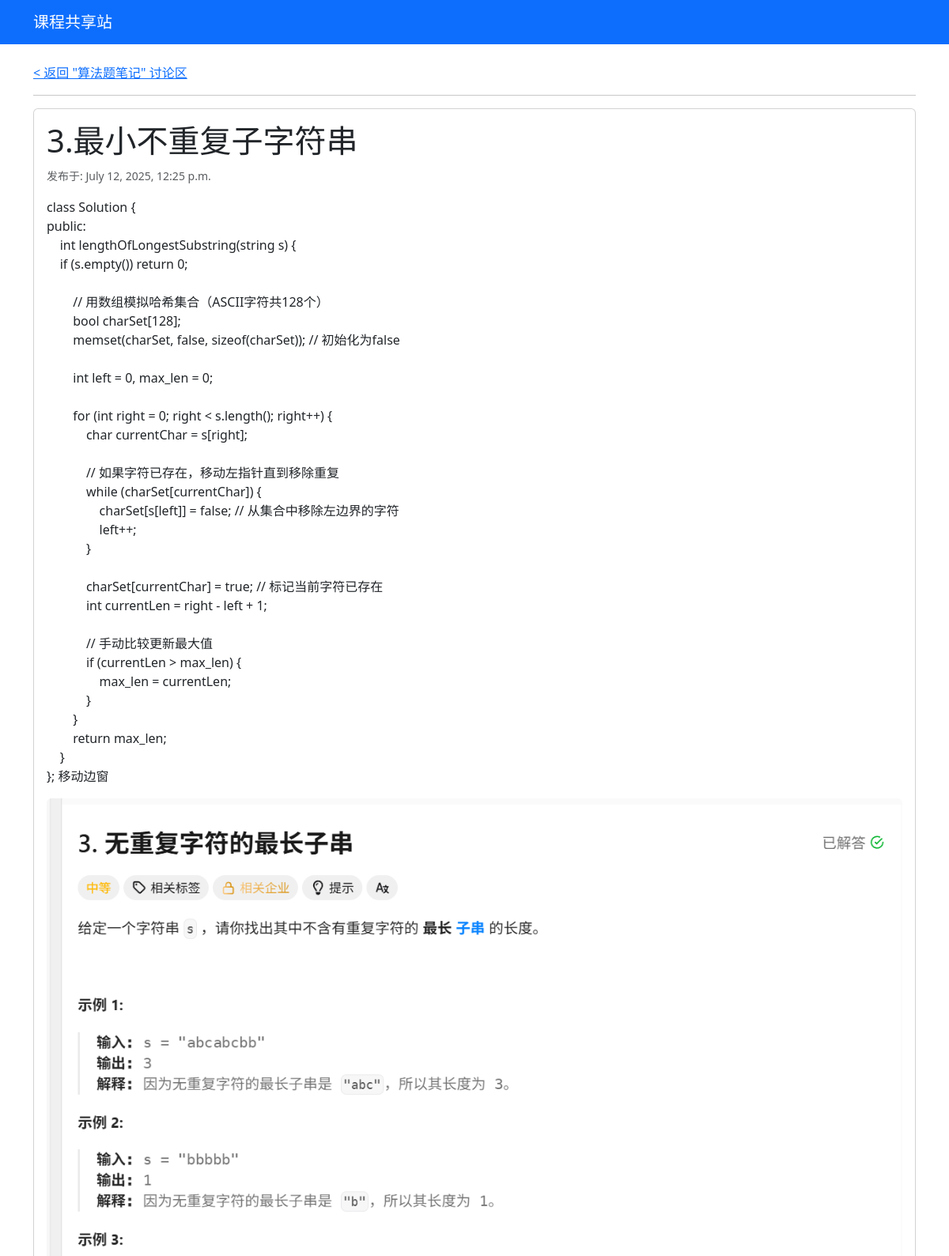
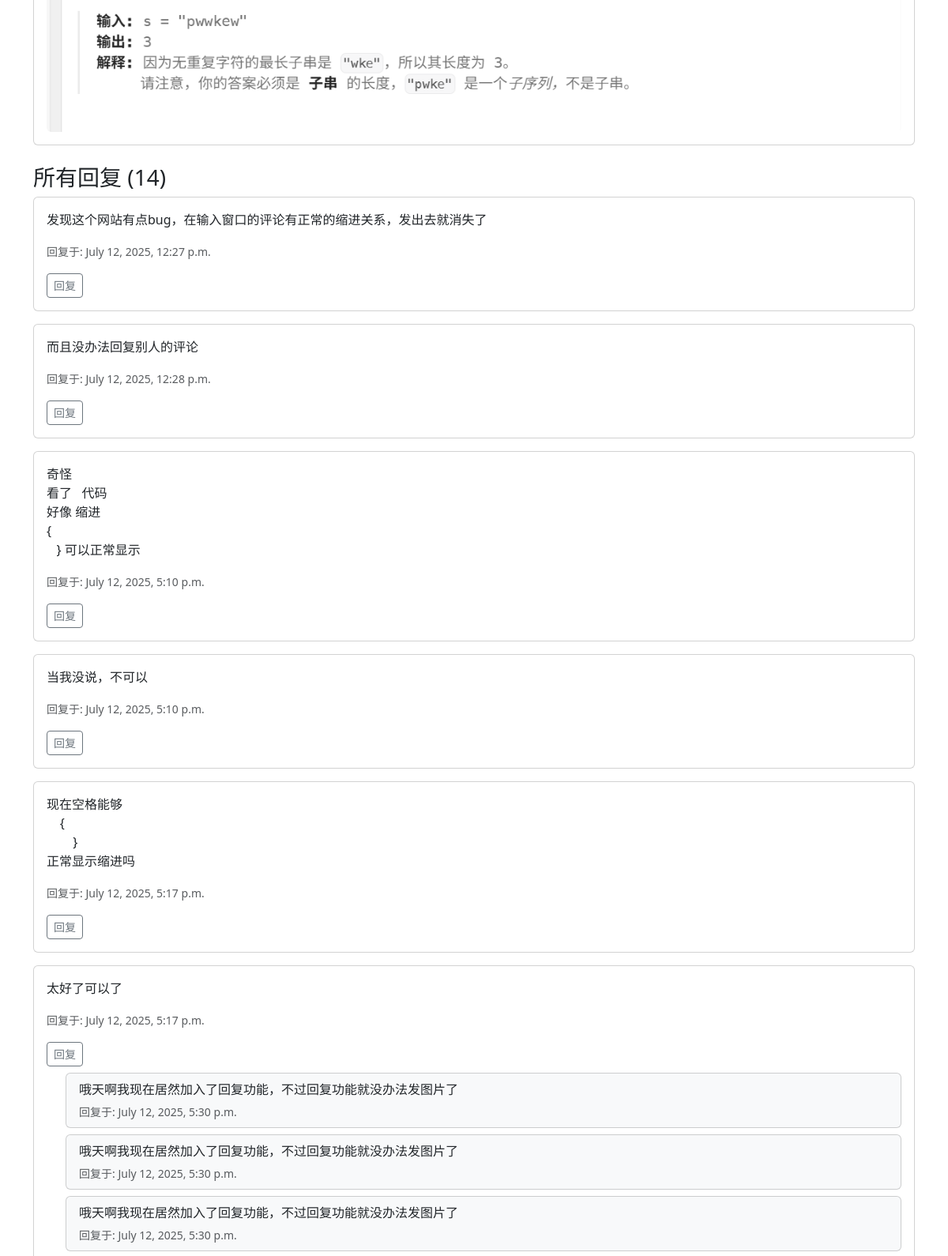
Screenshot of /course/7/post/3/ (upper part) with the database file from the repository (2 pictures, top to bottom).
### resources/models.py (models this page shows, shortened)
class Post(models.Model):
    course = models.ForeignKey(Course, on_delete=models.CASCADE, related_name='posts', verbose_name="所属课程")
    title = models.CharField(max_length=200, verbose_name="帖子标题")
    content = models.TextField(verbose_name="帖子内容")
    image = models.ImageField(upload_to='post_images/%Y/%m/%d/', blank=True, null=True, verbose_name="帖子图片")
    created_at = models.DateTimeField(auto_now_add=True, verbose_name="发布时间")

class Course(models.Model):
    name = models.CharField(max_length=50, unique=True, verbose_name="课程名称")
    description = models.TextField(blank=True, null=True, verbose_name="课程描述")

class Reply(models.Model):
    post = models.ForeignKey(Post, on_delete=models.CASCADE, related_name='replies', verbose_name="所属帖子")
    parent = models.ForeignKey('self', null=True, blank=True, on_delete=models.CASCADE, related_name='child_replies')
    content = models.TextField(verbose_name="回复内容")
    image = models.ImageField(upload_to='reply_images/%Y/%m/%d/', blank=True, null=True, verbose_name="回复图片")
    created_at = models.DateTimeField(auto_now_add=True, verbose_name="回复时间")

### resources/views.py (the view)
# urls.py: path('course/<int:course_id>/post/<int:post_id>/', views.post_detail, name='post_detail'),
def post_detail(request, course_id, post_id):
    post = get_object_or_404(Post, pk=post_id, course__id=course_id)
    course = post.course
    if request.method == 'POST':
        reply_form = ReplyForm(request.POST, request.FILES)
        if reply_form.is_valid():
            reply = reply_form.save(commit=False)
            reply.post = post
            parent_id = request.POST.get('parent_id')
            if parent_id:
                reply.parent = get_object_or_404(Reply, id=parent_id)
            reply.save()
            return redirect('post_detail', course_id=course.id, post_id=post.id)
    else:
        reply_form = ReplyForm()
    top_level_replies = post.replies.filter(parent__isnull=True).order_by('created_at')
    context = {
        'post': post,
        'course': course, # 确保 course 在这里
        'reply_form': reply_form,
        'top_level_replies': top_level_replies,
    }
    return render(request, 'resources/post_detail.html', context)

### resources/templates/resources/post_detail.html (shortened to what this page needs)
{% extends "resources/base.html" %}
{% block content %}
    <a href="{% url 'post_list' post.course.id %}">< 返回 "{{ post.course.name }}" 讨论区</a>
    <hr>
    <div class="card mb-4">
        <div class="card-body">
            <h1 class="card-title">{{ post.title }}</h1>
            <p class="card-text"><small class="text-muted">发布于: {{ post.created_at }}</small></p>
            <p class="card-text preserve-whitespace">{{ post.content|linebreaksbr }}</p>
            {% if post.image %}
                <img src="{{ post.image.url }}" class="img-fluid rounded" alt="帖子图片">
            {% endif %}
        </div>
    </div>
<h3>所有回复 ({{ post.replies.count }})</h3>
{% for reply in top_level_replies %}
    <div class="card mb-3">
        <div class="card-body">
            <p class="card-text preserve-whitespace">{{ reply.content|linebreaksbr }}</p>
            <p class="card-text"><small class="text-muted">回复于: {{ reply.created_at }}</small></p>
            <button class="btn btn-sm btn-outline-secondary" onclick="toggleReplyForm('form-{{ reply.id }}')">回复</button>
            {% for child_reply in reply.child_replies.all %}
            <div class="card mt-2 ms-4 bg-light">
                <div class="card-body py-2">
                    <p class="card-text preserve-whitespace mb-1">{{ child_reply.content|linebreaksbr }}</p>
                    <small class="text-muted">回复于: {{ child_reply.created_at }}</small>
                </div>
            </div>
            {% endfor %}
        </div>
    </div>
{% empty %}
    <p>还没有人回复，快来抢沙发！</p>
{% endfor %}
{% endblock %}

### resources/templates/resources/base.html (style rules this page uses)
.preserve-whitespace { white-space: pre-wrap; }

### rows the page displays
Post: course.name "算法题笔记", title "3.最小不重复子字符串", created_at "July 12, 2025, 12:25 p.m.", content "class Solution { public: int lengthOfLongestSubstring(string s) { if (s.empty()) return 0; // 用数组模拟哈希集合（ASCII字符共128个） bool charSet[128]; memset(charSet, false, sizeof(charSet)); // 初始化为false int left = 0, max_len = 0; for (int right = 0; right < s.length(); right++) { char currentChar = s[right]; // 如果字符已存在，移动左指针直到移除重复 while (charSet[currentChar]) { charSet[s[left]] = false; // 从集合中移除左边界的字符 left++; } charSet[currentChar] = true; // 标记当前字符已存在 int currentLen = right - left + 1; // 手动比较更新最大值 if (currentLen > max_len) { max_len = currentLen; } } return max_len; } }; 移动边窗", image (picture), replies.count "14"
Reply: content "发现这个网站有点bug，在输入窗口的评论有正常的缩进关系，发出去就消失了", created_at "July 12, 2025, 12:27 p.m."
Reply: content "而且没办法回复别人的评论", created_at "July 12, 2025, 12:28 p.m."
Reply: content "奇怪 看了 代码 好像 缩进 { } 可以正常显示", created_at "July 12, 2025, 5:10 p.m."
Reply: content "当我没说，不可以", created_at "July 12, 2025, 5:10 p.m."
Reply: content "现在空格能够 { } 正常显示缩进吗", created_at "July 12, 2025, 5:17 p.m."
Reply: content "太好了可以了", created_at "July 12, 2025, 5:17 p.m."
Reply: content "哦天啊我现在居然加入了回复功能，不过回复功能就没办法发图片了", created_at "July 12, 2025, 5:30 p.m."
Reply: content "哦天啊我现在居然加入了回复功能，不过回复功能就没办法发图片了", created_at "July 12, 2025, 5:30 p.m."
Reply: content "哦天啊我现在居然加入了回复功能，不过回复功能就没办法发图片了", created_at "July 12, 2025, 5:30 p.m."
